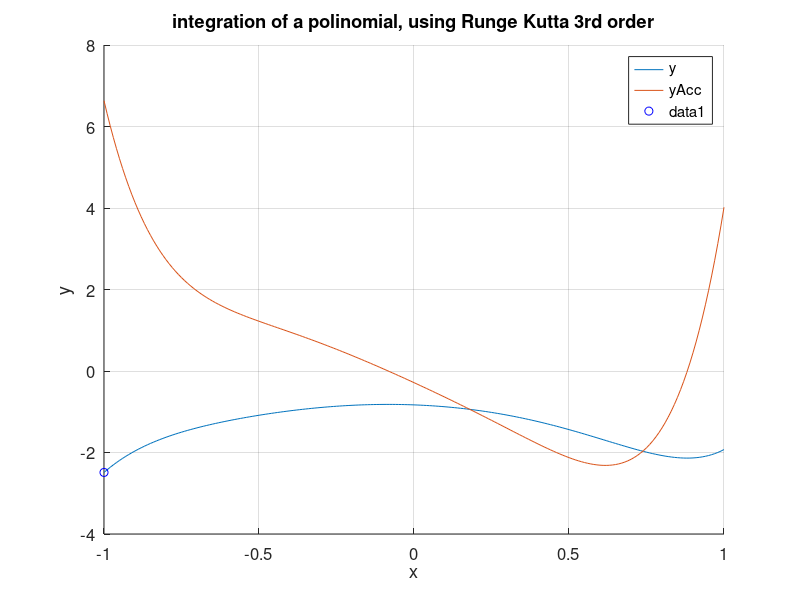

MATLAB code for this plot: (Note: this script raises an error after producing the figure.)
   

x= (-1:0.01:1)';
a = [1.1275      0.35018     -0.29907      0.02289       -0.262      -1.7502     -0.28565     -0.83137];
y = polyval(a,x);
ya = polyval(polyder(a),x);

xlim = [min(x) max(x)];

figure; axes('nextplot','add','xGrid','on','yGrid','on','xlim',xlim,'fontSize',12);
xlabel('x'); ylabel('y'); title('integration of a polinomial, using Runge Kutta 3rd order');
plot(x,y);
plot(x,ya);
legend('y','yAcc');


t  = -1; dt= 2.0;
h0 = polyval(a,t);
plot(t,h0,'bo');

hEnd = RungeKutta(t,h0,dt);

plot(t+dt,hEnd,'ro');


% %% Newton Raphson to accurately estimate the next ht
% %  Pre estimate ht(1) using Newton Raphson method
% if iOuter == 1
%      for iNR=1:3  % Newton Raphson iterations
%         hNROld     = ht(1);
%         if iOuter==1
%             dTheta    = Ss(strtH(1)) * dh;
%             ht(1)      = ht(1) - yNR(hNROld)/yacNR(hNROld);
%             htEnd(1)   = strtH(1) + (ht(1) - strtH(1))/implicity;
%         else
%             dTheta     = (h2theta(htEnd(1)) - h2Theta(hStrt(1)));
%             dh         = htEnd(1) - ht(1);
%         end
%         %fprintf(' %g',ht(1));
%         if abs(ht(1)-hNROld)<hClose, break; end
%      end
%      htEnd(:)  = strtH + (ht-strtH)/implicity;
%      %fprintf('\n');
% end
% 
